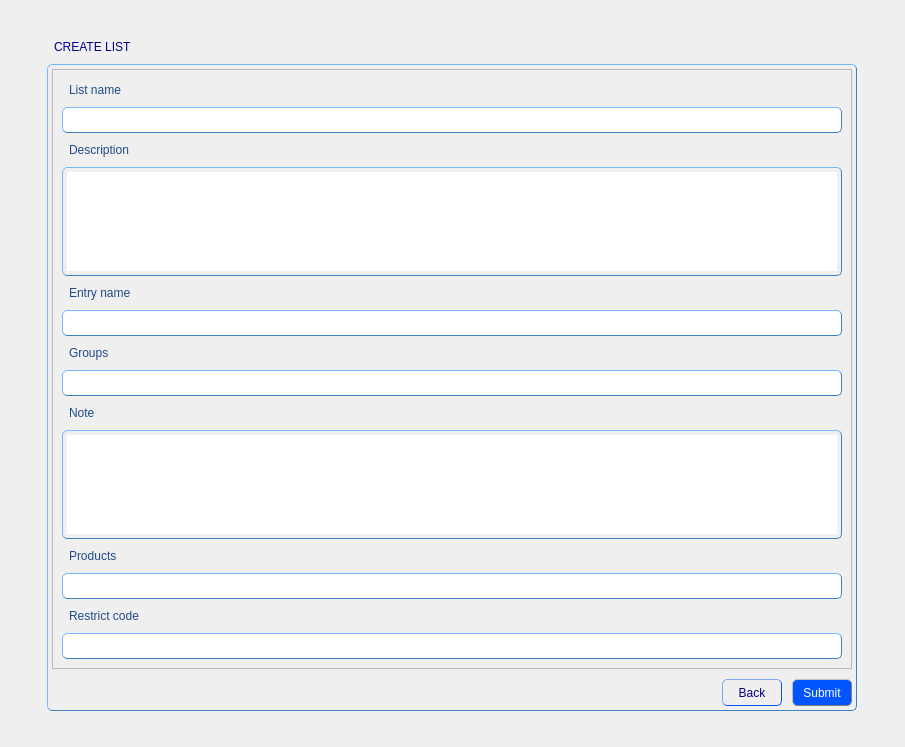
<?xml version="1.0" encoding="UTF-8"?>
<ui version="4.0">
 <class>CreateListForm</class>
 <widget class="BaseForm" name="CreateListForm">
  <property name="geometry">
   <rect>
    <x>0</x>
    <y>0</y>
    <width>905</width>
    <height>747</height>
   </rect>
  </property>
  <property name="windowTitle">
   <string>Form</string>
  </property>
  <property name="styleSheet">
   <string notr="true">QGroupBox {
               color: black;
               padding: 4px;
               border: 1px solid rgb(63, 127, 191); 
               border-radius: 5px;
               border-style: outset;
              }
QTabWidget {
               color: blue;
               padding: 4px;
               border-radius: 5px;
               border: 1px solid rgb(63, 127, 191); 
               border-style: outset;
	           font: 11pt &quot;MS Shell Dlg 2&quot;;
              }
QWidget {
               color: rgb(32, 74, 135);
	           font: 11pt &quot;MS Shell Dlg 2&quot;;
              }
QScrollBar {
			   background-color: rgb(240, 240, 240);
              }
QLabel {
               color: rgb(32, 74, 135);
               padding: 4px;
               border-radius: 5px;
               border-style: outset;
	           font: 11pt &quot;MS Shell Dlg 2&quot;;
              }
QLineEdit {
               color: black;
               padding: 4px;
               border: 1px solid rgb(63, 127, 191); 
               border-radius: 5px;
               border-style: outset;
	           font: 10pt &quot;MS Shell Dlg 2&quot;;
              }
QComboBox {
			   color: black;
               padding: 4px;
               border: 1px solid rgb(63, 127, 191); 
               border-radius: 5px;
               border-style: outset;
               font: 9pt &quot;MS Shell Dlg 2&quot;;
			   background-color: rgb(255, 255, 255);
              }
QPlainTextEdit {
               color: black;
               padding: 4px;
               border: 1px solid rgb(63, 127, 191); 
               border-radius: 5px;
               border-style: outset;
	           font: 10pt &quot;MS Shell Dlg 2&quot;;
              }
QSpinBox {
               color: black;
               padding: 4px;
               border: 1px solid rgb(63, 127, 191); 
               border-radius: 5px;
               border-style: outset;
	           font: 10pt &quot;MS Shell Dlg 2&quot;;
              }
QListView {
               color: black;
               padding: 4px;
               border: 1px solid rgb(63, 127, 191); 
               border-radius: 5px;
               border-style: outset;
	           font: 10pt &quot;MS Shell Dlg 2&quot;;
              }</string>
  </property>
  <layout class="QGridLayout" name="gridLayout_2">
   <item row="0" column="1">
    <spacer name="verticalSpacer_2">
     <property name="orientation">
      <enum>Qt::Vertical</enum>
     </property>
     <property name="sizeHint" stdset="0">
      <size>
       <width>20</width>
       <height>40</height>
      </size>
     </property>
    </spacer>
   </item>
   <item row="1" column="1">
    <widget class="QLabel" name="label">
     <property name="styleSheet">
      <string notr="true">QLabel {
               color: darkblue;
               padding: 4px;
               border-radius: 5px;
               border-style: outset;
	           font: 12pt &quot;MS Shell Dlg 2&quot;;
              }</string>
     </property>
     <property name="text">
      <string>CREATE LIST</string>
     </property>
    </widget>
   </item>
   <item row="2" column="1">
    <widget class="QGroupBox" name="groupBox">
     <property name="title">
      <string/>
     </property>
     <layout class="QGridLayout" name="gridLayout">
      <property name="leftMargin">
       <number>0</number>
      </property>
      <property name="topMargin">
       <number>0</number>
      </property>
      <property name="rightMargin">
       <number>0</number>
      </property>
      <property name="bottomMargin">
       <number>0</number>
      </property>
      <property name="spacing">
       <number>0</number>
      </property>
      <item row="0" column="0">
       <widget class="QScrollArea" name="scrollArea">
        <property name="minimumSize">
         <size>
          <width>800</width>
          <height>600</height>
         </size>
        </property>
        <property name="maximumSize">
         <size>
          <width>800</width>
          <height>600</height>
         </size>
        </property>
        <property name="widgetResizable">
         <bool>true</bool>
        </property>
        <widget class="QWidget" name="scrollAreaWidgetContents">
         <property name="geometry">
          <rect>
           <x>0</x>
           <y>0</y>
           <width>798</width>
           <height>598</height>
          </rect>
         </property>
         <layout class="QGridLayout" name="gridLayout_3">
          <item row="0" column="0">
           <widget class="QLabel" name="label_2">
            <property name="text">
             <string>List name</string>
            </property>
           </widget>
          </item>
          <item row="1" column="0">
           <widget class="QLineEdit" name="listNameline"/>
          </item>
          <item row="2" column="0">
           <widget class="QLabel" name="label_3">
            <property name="text">
             <string>Description</string>
            </property>
           </widget>
          </item>
          <item row="4" column="0">
           <widget class="QLabel" name="label_4">
            <property name="text">
             <string>Entry name</string>
            </property>
           </widget>
          </item>
          <item row="5" column="0">
           <widget class="QLineEdit" name="entryNameline"/>
          </item>
          <item row="6" column="0">
           <widget class="QLabel" name="label_5">
            <property name="text">
             <string>Groups</string>
            </property>
           </widget>
          </item>
          <item row="7" column="0">
           <widget class="QLineEdit" name="groupsLine"/>
          </item>
          <item row="8" column="0">
           <widget class="QLabel" name="label_6">
            <property name="text">
             <string>Note</string>
            </property>
           </widget>
          </item>
          <item row="10" column="0">
           <widget class="QLabel" name="label_8">
            <property name="text">
             <string>Products</string>
            </property>
           </widget>
          </item>
          <item row="11" column="0">
           <widget class="QLineEdit" name="productsLine"/>
          </item>
          <item row="12" column="0">
           <widget class="QLabel" name="label_7">
            <property name="text">
             <string>Restrict code</string>
            </property>
           </widget>
          </item>
          <item row="13" column="0">
           <widget class="QLineEdit" name="restrictCodeLine"/>
          </item>
          <item row="3" column="0">
           <widget class="QPlainTextEdit" name="descriptionEdit"/>
          </item>
          <item row="9" column="0">
           <widget class="QPlainTextEdit" name="noteEdit"/>
          </item>
         </layout>
        </widget>
       </widget>
      </item>
      <item row="1" column="0">
       <spacer name="verticalSpacer">
        <property name="orientation">
         <enum>Qt::Vertical</enum>
        </property>
        <property name="sizeType">
         <enum>QSizePolicy::Minimum</enum>
        </property>
        <property name="sizeHint" stdset="0">
         <size>
          <width>40</width>
          <height>10</height>
         </size>
        </property>
       </spacer>
      </item>
      <item row="2" column="0">
       <layout class="QHBoxLayout" name="horizontalLayout">
        <property name="spacing">
         <number>0</number>
        </property>
        <item>
         <spacer name="horizontalSpacer">
          <property name="orientation">
           <enum>Qt::Horizontal</enum>
          </property>
          <property name="sizeHint" stdset="0">
           <size>
            <width>40</width>
            <height>20</height>
           </size>
          </property>
         </spacer>
        </item>
        <item>
         <widget class="QToolButton" name="backButton">
          <property name="minimumSize">
           <size>
            <width>60</width>
            <height>0</height>
           </size>
          </property>
          <property name="styleSheet">
           <string notr="true">QToolButton {
                color: darkblue;
               padding: 4px;
               border: 1px solid rgb(0, 85, 255); 
               border-radius: 5px;
               border-style: outset;
               font: 10pt &quot;MS Shell Dlg 2&quot;;
              }

QToolButton:hover {
               color: white;
               border: 1px solid grey;
               background-color: rgb(0, 78, 235);
               }

QToolButton:pressed {
               color: rgb(0, 0, 197)
               background: shadow;
               border-style: inset;
               }</string>
          </property>
          <property name="text">
           <string>Back</string>
          </property>
         </widget>
        </item>
        <item>
         <spacer name="horizontalSpacer_2">
          <property name="orientation">
           <enum>Qt::Horizontal</enum>
          </property>
          <property name="sizeType">
           <enum>QSizePolicy::Minimum</enum>
          </property>
          <property name="sizeHint" stdset="0">
           <size>
            <width>10</width>
            <height>20</height>
           </size>
          </property>
         </spacer>
        </item>
        <item>
         <widget class="QToolButton" name="submitButton">
          <property name="minimumSize">
           <size>
            <width>60</width>
            <height>0</height>
           </size>
          </property>
          <property name="styleSheet">
           <string notr="true">QToolButton {
               color: white;
               padding: 4px;
               border: 1px solid grey; 
               border-radius: 5px;
               border-style: outset;
               max-width: 120px;
               background-color: rgb(0, 85, 255);
               font: 10pt &quot;MS Shell Dlg 2&quot;;
              }

QToolButton:hover {
               color: darkblue;
               border: 1px solid grey;
               background-color: rgb(255, 255, 255);
               }

QToolButton:pressed {
               color: rgb(0, 0, 197)
               background: shadow;
               border-style: inset;
			    background-color: rgb(0, 78, 235);
               }</string>
          </property>
          <property name="text">
           <string>Submit</string>
          </property>
         </widget>
        </item>
       </layout>
      </item>
     </layout>
    </widget>
   </item>
   <item row="2" column="2">
    <spacer name="horizontalSpacer_4">
     <property name="orientation">
      <enum>Qt::Horizontal</enum>
     </property>
     <property name="sizeHint" stdset="0">
      <size>
       <width>40</width>
       <height>20</height>
      </size>
     </property>
    </spacer>
   </item>
   <item row="2" column="0">
    <spacer name="horizontalSpacer_3">
     <property name="orientation">
      <enum>Qt::Horizontal</enum>
     </property>
     <property name="sizeHint" stdset="0">
      <size>
       <width>40</width>
       <height>20</height>
      </size>
     </property>
    </spacer>
   </item>
   <item row="3" column="1">
    <spacer name="verticalSpacer_3">
     <property name="orientation">
      <enum>Qt::Vertical</enum>
     </property>
     <property name="sizeHint" stdset="0">
      <size>
       <width>20</width>
       <height>40</height>
      </size>
     </property>
    </spacer>
   </item>
  </layout>
 </widget>
    <customwidgets>
        <customwidget>
            <class>BaseForm</class>
            <extends>QWidget</extends>
            <header>BaseForm.h</header>
            <container>1</container>
        </customwidget>
    </customwidgets>
 <resources/>
 <connections/>
</ui>
